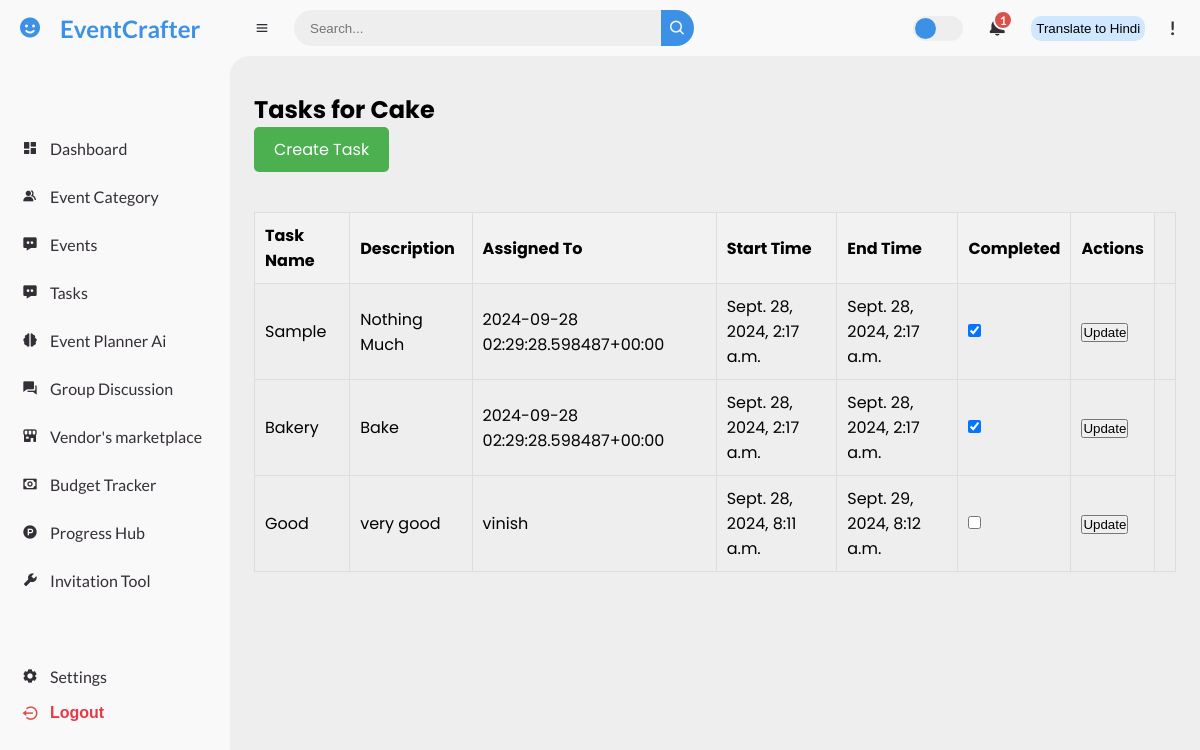
Page /events/event/1/tasks/ on the committed database.
### events/models.py (models this page shows, shortened)
class Event(models.Model):
    category = models.ForeignKey(EventCategory, on_delete=models.CASCADE)
    name = models.CharField(max_length=255, unique=True)
    user = models.ForeignKey('auth.User', on_delete=models.CASCADE)
    description = RichTextUploadingField()
    venue = models.CharField(max_length=255)
    start_date = models.DateField()
    end_date = models.DateField()
    location = LocationField()
    points = models.PositiveIntegerField()
    maximum_attende = models.PositiveIntegerField()
    created_user = models.ForeignKey('auth.User', on_delete=models.CASCADE, blank=True, null=True, related_name='event_created_user')
    updated_user = models.ForeignKey('auth.User', on_delete=models.CASCADE, blank=True, null=True, related_name='event_updated_user')
    created_date = models.DateField(auto_now_add=True)
    updated_date = models.DateField(auto_now_add=True)
    status_choice = (
        ('upcoming', 'Upcoming'),
        ('active', 'Active'),
        ('completed', 'Completed'),
        ('cancel', 'Cancel'),
    )
    status = models.CharField(choices=status_choice, max_length=10)

class Task(models.Model):
    event = models.ForeignKey(Event, related_name='tasks', on_delete=models.CASCADE)  # Link to the Event model
    task_name = models.CharField(max_length=255)
    description = models.TextField()
    assigned_person = models.CharField(max_length=255)
    start_datetime = models.DateTimeField()
    end_datetime = models.DateTimeField()
    completed = models.BooleanField(default=False)

### events/views.py (the view)
# urls.py: path('event/<int:event_id>/tasks/', event_tasks, name='event-tasks'),
def event_tasks(request, event_id):
    event = get_object_or_404(Event, id=event_id)
    tasks = event.tasks.all()  # Access tasks using the related name 'tasks'
    return render(request, 'task_list.html', {'event': event, 'tasks': tasks})

### templates/task_list.html (shortened to what this page needs)
{% extends 'base/base2.html' %}
{% block content %}
<h1>Tasks for {{ event.name }}</h1>
<a href="{% url 'create-task' event.id %}" class="button">Create Task</a>
<table>
    <thead>
        <tr>
            <th>Task Name</th>
            <th>Description</th>
            <th>Assigned To</th>
            <th>Start Time</th>
            <th>End Time</th>
            <th>Completed</th>
            <th>Actions</th>
        </tr>
    </thead>
    <tbody>
        {% for task in tasks %}
        <tr>
            <td>{{ task.task_name }}</td>
            <td>{{ task.description }}</td>
            <td>{{ task.assigned_person }}</td>
            <td>{{ task.start_datetime }}</td>
            <td>{{ task.end_datetime }}</td>
            <form method="POST" action="{% url 'update-task' task.id %}">
            <td>
                <input type="checkbox" name="completed" {% if task.completed %}checked{% endif %}>
            </td>
            <td>
                <button type="submit">Update</button>
            </form>
            <td>
            </td>
        </tr>
        {% empty %}
        <tr>
            <td colspan="7">No tasks available for this event.</td>
        </tr>
        {% endfor %}
    </tbody>
</table>
{% endblock %}

### static/css/mentor_dashboard.css (style rules this page uses)
* { margin: 0; padding: 0; box-sizing: border-box; }
a { text-decoration: none; }
:root { --poppins: "Poppins", sans-serif; --lato: "Lato", sans-serif; --light: #f9f9f9; --blue: #3c91e6; --light-blue: #cfe8ff; --grey: #eee; --dark-grey: #aaaaaa; --dark: #342e37; --red: #db504a; --yellow: #ffce26; --light-yellow: #fff2c6; --orange: #fd7238; --light-orange: #ffe0d3; }
html { overflow-x: hidden; }
body { background: var(--grey); overflow-x: hidden; }

### templates/task_list.html (style rules this page uses)
table { width: 100%; border-collapse: collapse; margin: 20px 0; }
table, th, td { border: 1px solid #ddd; }
th, td { padding: 10px; text-align: left; }
th { background-color: #f2f2f2; }
.button { display: inline-block; margin-bottom: 20px; padding: 10px 20px; background-color: #4CAF50; color: white; text-decoration: none; border-radius: 5px; }

### rows in the picture
Event: name "Cake"
Task: task_name "Sample", description "Nothing Much", assigned_person "2024-09-28 02:29:28.598487+00:00", start_datetime "Sept. 28, 2024, 2:17 a.m.", end_datetime "Sept. 28, 2024, 2:17 a.m.", completed "☑"
Task: task_name "Bakery", description "Bake", assigned_person "2024-09-28 02:29:28.598487+00:00", start_datetime "Sept. 28, 2024, 2:17 a.m.", end_datetime "Sept. 28, 2024, 2:17 a.m.", completed "☑"
Task: task_name "Good", description "very good", assigned_person "vinish", start_datetime "Sept. 28, 2024, 8:11 a.m.", end_datetime "Sept. 29, 2024, 8:12 a.m."
